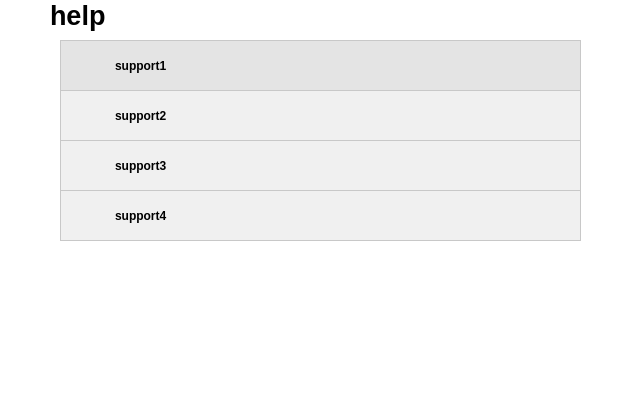
<?xml version="1.0" encoding="UTF-8"?>
<ui version="4.0">
 <class>prompt_box</class>
 <widget class="QWidget" name="prompt_box">
  <property name="geometry">
   <rect>
    <x>0</x>
    <y>0</y>
    <width>640</width>
    <height>400</height>
   </rect>
  </property>
  <property name="windowTitle">
   <string>Form</string>
  </property>
  <property name="styleSheet">
   <string notr="true">
background-color: rgb(255, 255, 255);</string>
  </property>
  <widget class="QLabel" name="label">
   <property name="geometry">
    <rect>
     <x>50</x>
     <y>0</y>
     <width>81</width>
     <height>31</height>
    </rect>
   </property>
   <property name="text">
    <string>&lt;html&gt;&lt;head/&gt;&lt;body&gt;&lt;p&gt;&lt;span style=&quot; font-size:20pt; font-weight:600;&quot;&gt;help&lt;/span&gt;&lt;/p&gt;&lt;/body&gt;&lt;/html&gt;</string>
   </property>
  </widget>
  <widget class="QWidget" name="widget" native="true">
   <property name="geometry">
    <rect>
     <x>60</x>
     <y>40</y>
     <width>521</width>
     <height>291</height>
    </rect>
   </property>
   <property name="styleSheet">
    <string notr="true">background-color: rgb(255, 255, 255);</string>
   </property>
   <widget class="QWidget" name="widget_10" native="true">
    <property name="geometry">
     <rect>
      <x>0</x>
      <y>0</y>
      <width>521</width>
      <height>51</height>
     </rect>
    </property>
    <property name="styleSheet">
     <string notr="true">background-color: rgb(228, 228, 228);
border: 1px solid rgb(200, 200, 200);

padding: 1px;</string>
    </property>
    <widget class="QLabel" name="label_25">
     <property name="geometry">
      <rect>
       <x>50</x>
       <y>10</y>
       <width>101</width>
       <height>31</height>
      </rect>
     </property>
     <property name="styleSheet">
      <string notr="true">border: 1px solid rgb(228, 228, 228);
font: 13pt &quot;黑体&quot;;
font-weight: 600;
font-color: black;</string>
     </property>
     <property name="text">
      <string>support1</string>
     </property>
    </widget>
    <widget class="QLabel" name="label_24">
     <property name="geometry">
      <rect>
       <x>20</x>
       <y>10</y>
       <width>31</width>
       <height>31</height>
      </rect>
     </property>
     <property name="styleSheet">
      <string notr="true">border: 1px solid rgb(228, 228, 228);
background-image: url(:/images/images/icons8-down-24.png);
background-repeat: no-repeat;
background-position: center;
background-size: contain;</string>
     </property>
     <property name="text">
      <string/>
     </property>
    </widget>
   </widget>
   <widget class="QWidget" name="widget_13" native="true">
    <property name="geometry">
     <rect>
      <x>0</x>
      <y>150</y>
      <width>521</width>
      <height>51</height>
     </rect>
    </property>
    <property name="styleSheet">
     <string notr="true">background-color: rgb(240, 240, 240);
border: 1px solid rgb(200, 200, 200);
/*border-left: 5px solid gray;*/
padding: 1px;</string>
    </property>
    <widget class="QLabel" name="label_30">
     <property name="geometry">
      <rect>
       <x>50</x>
       <y>10</y>
       <width>101</width>
       <height>31</height>
      </rect>
     </property>
     <property name="styleSheet">
      <string notr="true">border: 1px solid rgb(240, 240, 240);
font: 13pt &quot;黑体&quot;;
font-weight: 600;
font-color: black;</string>
     </property>
     <property name="text">
      <string>support4</string>
     </property>
    </widget>
    <widget class="QLabel" name="label_31">
     <property name="geometry">
      <rect>
       <x>20</x>
       <y>10</y>
       <width>31</width>
       <height>31</height>
      </rect>
     </property>
     <property name="styleSheet">
      <string notr="true">border: 1px solid rgb(240, 240, 240);
background-image: url(:/images/images/icons8-forward-24.png);
background-repeat: no-repeat;
background-position: center;
background-size: contain;</string>
     </property>
     <property name="text">
      <string/>
     </property>
    </widget>
   </widget>
   <widget class="QWidget" name="widget_14" native="true">
    <property name="geometry">
     <rect>
      <x>0</x>
      <y>100</y>
      <width>521</width>
      <height>51</height>
     </rect>
    </property>
    <property name="styleSheet">
     <string notr="true">background-color: rgb(240, 240, 240);
border: 1px solid rgb(200, 200, 200);
/*border-left: 5px solid gray;*/
padding: 1px;</string>
    </property>
    <widget class="QLabel" name="label_32">
     <property name="geometry">
      <rect>
       <x>50</x>
       <y>10</y>
       <width>101</width>
       <height>31</height>
      </rect>
     </property>
     <property name="styleSheet">
      <string notr="true">border: 1px solid rgb(240, 240, 240);
font: 13pt &quot;黑体&quot;;
font-weight: 600;
font-color: black;</string>
     </property>
     <property name="text">
      <string>support3</string>
     </property>
    </widget>
    <widget class="QLabel" name="label_33">
     <property name="geometry">
      <rect>
       <x>20</x>
       <y>10</y>
       <width>31</width>
       <height>31</height>
      </rect>
     </property>
     <property name="styleSheet">
      <string notr="true">border: 1px solid rgb(240, 240, 240);
background-image: url(:/images/images/icons8-forward-24.png);
background-repeat: no-repeat;
background-position: center;
background-size: contain;</string>
     </property>
     <property name="text">
      <string/>
     </property>
    </widget>
   </widget>
   <widget class="QWidget" name="widget_15" native="true">
    <property name="geometry">
     <rect>
      <x>0</x>
      <y>50</y>
      <width>521</width>
      <height>51</height>
     </rect>
    </property>
    <property name="styleSheet">
     <string notr="true">background-color: rgb(240, 240, 240);
border: 1px solid rgb(200, 200, 200);
/*border-left: 5px solid gray;*/
padding: 1px;</string>
    </property>
    <widget class="QLabel" name="label_34">
     <property name="geometry">
      <rect>
       <x>50</x>
       <y>10</y>
       <width>101</width>
       <height>31</height>
      </rect>
     </property>
     <property name="styleSheet">
      <string notr="true">border: 1px solid rgb(240, 240, 240);
font: 13pt &quot;黑体&quot;;
font-weight: 600;
font-color: black;</string>
     </property>
     <property name="text">
      <string>support2</string>
     </property>
    </widget>
    <widget class="QLabel" name="label_35">
     <property name="geometry">
      <rect>
       <x>20</x>
       <y>10</y>
       <width>31</width>
       <height>31</height>
      </rect>
     </property>
     <property name="styleSheet">
      <string notr="true">border: 1px solid rgb(240, 240, 240);
background-image: url(:/images/images/icons8-forward-24.png);
background-repeat: no-repeat;
background-position: center;
background-size: contain;</string>
     </property>
     <property name="text">
      <string/>
     </property>
    </widget>
   </widget>
  </widget>
 </widget>
 <resources/>
 <connections/>
</ui>
